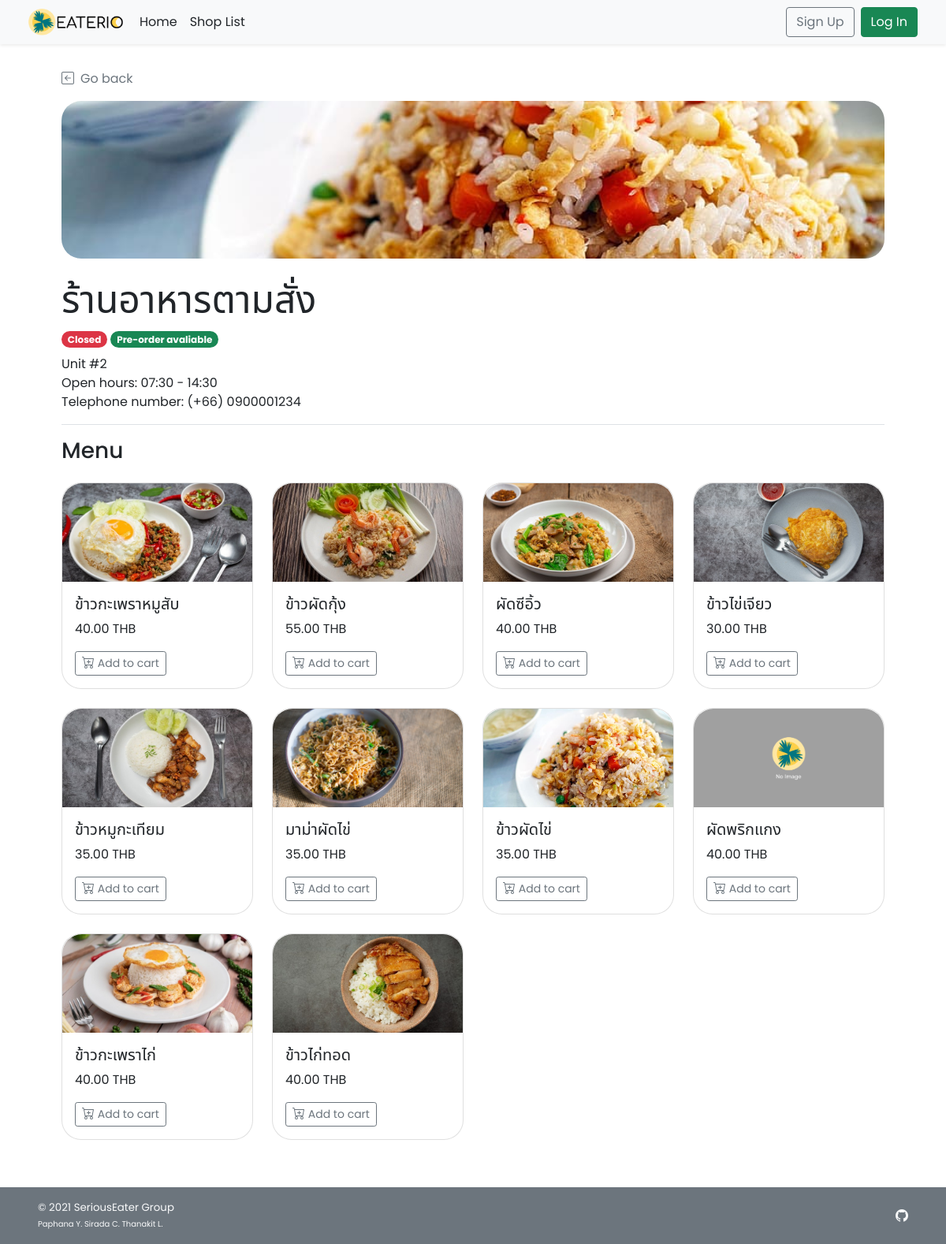
The page /shop_menu.php?s_id=1 on the database as committed earlier.
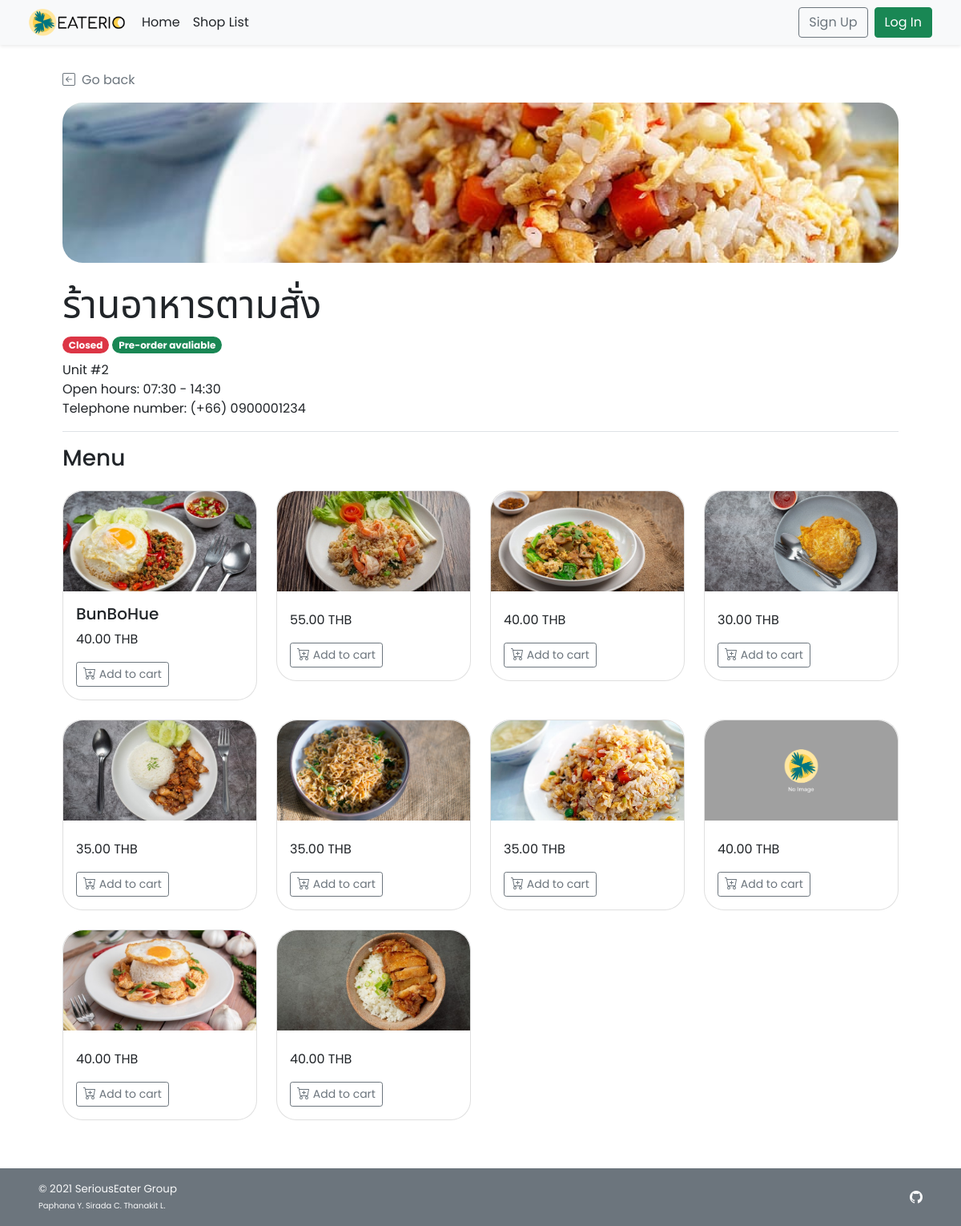
The same page on the database as committed later.
### tables this page shows
CREATE TABLE `shop` (
  `s_id` int(11) NOT NULL,
  `s_username` varchar(45) NOT NULL,
  `s_pwd` varchar(45) NOT NULL,
  `s_name` varchar(100) NOT NULL,
  `s_location` varchar(100) NOT NULL,
  `s_openhour` time NOT NULL,
  `s_closehour` time NOT NULL,
  `s_status` tinyint(4) NOT NULL DEFAULT 1 COMMENT 'Shop ready for taking an order or not (True for open, False for close)',
  `s_preorderStatus` tinyint(4) NOT NULL DEFAULT 1 COMMENT 'Shop is ready for tomorrow pre-order or not',
  `s_email` varchar(100) NOT NULL,
  `s_phoneno` varchar(45) NOT NULL,
  `s_pic` text DEFAULT NULL
);

CREATE TABLE `food` (
  `f_id` int(11) NOT NULL,
  `s_id` int(11) NOT NULL,
  `f_name` varchar(100) NOT NULL,
  `f_price` decimal(6,2) NOT NULL,
  `f_todayavail` tinyint(4) NOT NULL DEFAULT 1 COMMENT 'Food is available to order or not',
  `f_preorderavail` tinyint(4) NOT NULL DEFAULT 1,
  `f_pic` text DEFAULT NULL
);

### shop_menu.php (the view, shortened to what this page needs)
<!DOCTYPE html>
<html lang="en">
<head>
    <?php
        include("conn_db.php");
        include('head.php');
    ?>
    <link href="css/main.css" rel="stylesheet">
    <link href="css/menu.css" rel="stylesheet">
</head>
<body class="d-flex flex-column h-100">
    <?php include('nav_header.php')?>
    <?php
        $s_id = $_GET["s_id"];
        $query = "SELECT s_name,s_location,s_openhour,s_closehour,s_status,s_preorderstatus,s_phoneno,s_pic
        FROM shop WHERE s_id = {$s_id} LIMIT 0,1";
        $result = $mysqli -> query($query);
        $shop_row = $result -> fetch_array();
    ?>
    <div class="container px-5 py-4" id="shop-body">
        <a class="nav nav-item text-decoration-none text-muted mb-3" href="#" onclick="history.back();">
            <i class="bi bi-arrow-left-square me-2"></i>Go back
        </a>
        <div class="mb-3 text-wrap" id="shop-header">
            <div class="rounded-25 mb-4" id="shop-img" style="
                    background: url(
                        <?php
                            if(is_null($shop_row["s_pic"])){echo "'img/default.png'";}
                            else{echo "'img/{$shop_row['s_pic']}'";}
                        ?>
                    ) center; height: 200px;
                    background-size: cover; background-repeat: no-repeat;
                    background-position: center;">
            </div>
            <h1 class="display-5 strong"><?php echo $shop_row["s_name"];?></h1>
            <ul class="list-unstyled">
                <li class="my-2">
                    <?php
                        $now = date('H:i:s');
                        if((($now < $shop_row["s_openhour"])||($now > $shop_row["s_closehour"]))||($shop_row["s_status"]==0)){
                    ?>
                    <span class="badge rounded-pill bg-danger">Closed</span>
                    <?php }else{ ?>
                    <span class="badge rounded-pill bg-success">Open</span>
                    <?php }
                        if($shop_row["s_preorderstatus"]==1){
                    ?>
                    <span class="badge rounded-pill bg-success">Pre-order avaliable</span>
                    <?php }else{ ?>
                    <span class="badge rounded-pill bg-danger">Pre-order Unavaliable</span>
                    <?php } ?>
                </li>
                <li class=""><?php echo $shop_row["s_location"];?></li>
                <li class="">Open hours:
                    <?php
                        $open = explode(":",$shop_row["s_openhour"]);
                        $close = explode(":",$shop_row["s_closehour"]);
                        echo $open[0].":".$open[1]." - ".$close[0].":".$close[1];
                    ?>
                </li>
                <li class="">Telephone number: <?php echo "(+66) ".$shop_row["s_phoneno"];?></li>
            </ul>
        </div>
        <h3 class="border-top py-3 mt-2">Menu</h3>
        <div class="row row-cols-1 row-cols-md-2 row-cols-lg-4 align-items-stretch mb-1">
        <?php
            $query = "SELECT * FROM food WHERE s_id = {$s_id} AND NOT(f_todayavail  = 0 AND f_preorderavail = 0)";
            $result = $mysqli -> query($query);
            if($result ->num_rows > 0){
                while($food_row = $result->fetch_array()){
        ?>
            <div class="col">
                <div class="card rounded-25 mb-4">
                    <a href="food_item.php?<?php echo "s_id=".$food_row["s_id"]."&f_id=".$food_row["f_id"]?>" class="text-decoration-none text-dark">
                        <div class="card-img-top">
                            <img
                                <?php
                                if(is_null($food_row["f_pic"])){echo "src='img/default.png'";}
                                else{echo "src=\"img/{$food_row['f_pic']}\"";}
                                ?>
                                style="width:100%; height:125px; object-fit:cover;"
                                class="img-fluid" alt="<?php echo $food_row["f_name"]?>">
                        </div>
                        <div class="card-body">
                            <h5 class="card-title fs-5"><?php echo $food_row["f_name"]?></h5>
                            <p class="card-text"><?php echo $food_row["f_price"]?> THB</p>
                            <a href="food_item.php?<?php echo "s_id=".$food_row["s_id"]."&f_id=".$food_row["f_id"]?>" class="btn btn-sm mt-3 btn-outline-secondary">
                                 Add to cart
                            </a>
                        </div>
                    </a>
                </div>
            </div>
            <?php
                    }
                }
            ?>
        </div>
    </div>
    <footer
        class="footer d-flex flex-wrap justify-content-between align-items-center px-5 py-3 mt-2 bg-secondary text-light">
        <span class="smaller-font">&copy; 2021 SeriousEater Group<br /><span class="xsmall-font">Paphana Y. Sirada C.
                Thanakit L.</span></span>
        <ul class="nav justify-content-end list-unstyled d-flex">
            <li class="ms-3"><a class="text-light" target="_blank" href="https://github.com/waterthatfrozen/EATERIO"><i
                        class="bi bi-github"></i></a></li>
        </ul>
    </footer>
</body>
</html>

### head.php (shortened to what this page needs)
<link href="https://cdn.jsdelivr.net/npm/bootstrap@5.1.2/dist/css/bootstrap.min.css" rel="stylesheet"
>
<link rel="stylesheet" href="https://cdn.jsdelivr.net/npm/bootstrap-icons@1.5.0/font/bootstrap-icons.css">

### nav_header.php (shortened to what this page needs)
<header class="navbar navbar-expand-md navbar-light fixed-top bg-light shadow-sm mb-auto">
    <div class="container-fluid mx-4">
        <a href="index.php">
            <img src="img/LOGO_BLACK.png" width="125" class="me-2" alt="EATERIO Logo">
        </a>
        <div class="navbar-collapse collapse" id="navbarCollapse">
            <ul class="navbar-nav me-auto mb-2 mb-md-0">
                <li class="nav-item">
                    <a class="nav-link px-2 text-dark" href="index.php">Home</a>
                </li>
                <li class="nav-item">
                    <a href="shop_list.php" class="nav-link px-2 text-dark">Shop List</a>
                </li>
            </ul>
            <div class="d-flex">
                <?php if(!isset($_SESSION['cid'])){ ?>
                <a class="btn btn-outline-secondary me-2" href="cust_regist.php">Sign Up</a>
                <a class="btn btn-success" href="cust_login.php">Log In</a>
                <?php } ?>
            </div>
        </div>
    </div>
</header>

### css/main.css (style rules this page uses)
html { height: 100%; }
body { height: 100%; padding-top: 4rem; margin-bottom: -50px; font-family: 'Poppins', 'Noto Sans Thai', sans-serif; }
a { cursor: pointer; }
.bi { vertical-align: -.125em; fill: currentColor; }
.smaller-font { font-size: smaller; }
.xsmall-font { font-size: x-small; }
.rounded-25 { border-radius: 25px; }

### css/menu.css (style rules this page uses)
html, body { height: 100%; }
.card img { width: 100%; border-radius: 25px 25px 0px 0px; }

Rows that differ between the two databases and show on the page:
changed food: f_name "ข้าวกะเพราหมูสับ" → "BunBoHue"
changed food (number 2 of 10 on the later page): f_name "ข้าวผัดกุ้ง" → (not shown)
changed food (number 3 of 10 on the later page): f_name "ผัดซีอิ้ว" → (not shown)
changed food (number 4 of 10 on the later page): f_name "ข้าวไข่เจียว" → (not shown)
changed food (number 5 of 10 on the later page): f_name "ข้าวหมูกะเทียม" → (not shown)
changed food (number 6 of 10 on the later page): f_name "มาม่าผัดไข่" → (not shown)
changed food (number 7 of 10 on the later page): f_name "ข้าวผัดไข่" → (not shown)
changed food (number 8 of 10 on the later page): f_name "ผัดพริกแกง" → (not shown)
changed food (number 9 of 10 on the later page): f_name "ข้าวกะเพราไก่" → (not shown)
changed food (number 10 of 10 on the later page): f_name "ข้าวไก่ทอด" → (not shown)
